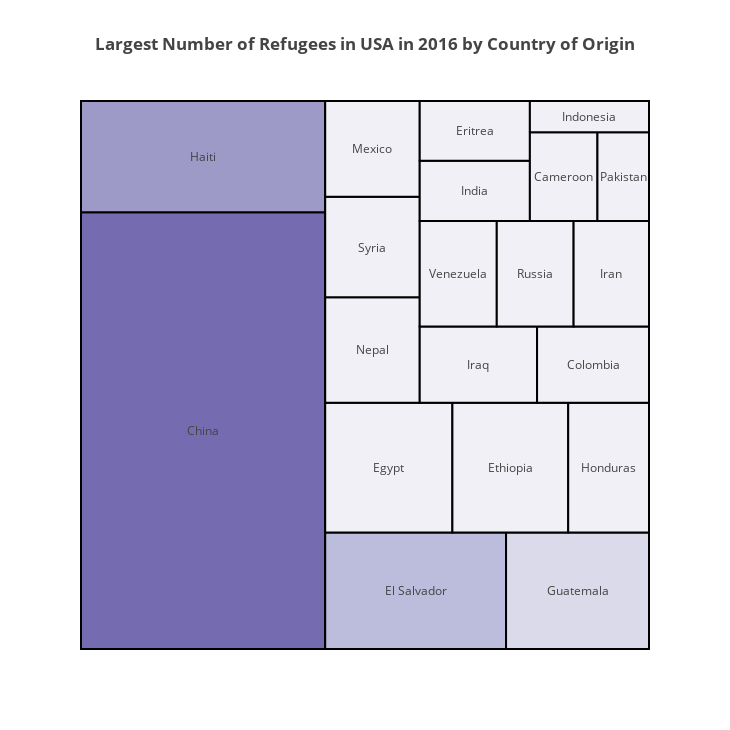

The notebook cell this image was saved under:
### Code cell
import plotly.plotly as py
import plotly.graph_objs as go

import squarify

x = 0.
y = 0.
width = 100.
height = 100.

values = df_map2016['Total Refugees'].tolist()
countries = df_map2016['Country or territory of origin'].tolist()

normed = squarify.normalize_sizes(values, width, height)
rects = squarify.squarify(normed, x, y, width, height)

color_brewer = ['rgb(117,107,177)', 'rgb(158,154,200)', 'rgb(188,189,220)', 'rgb(218,218,235)',
    'rgb(242,240,247)']

shapes = []
annotations = []
counter = 0
color_count = 0

for r in rects:
    shapes.append( 
        dict(
            type = 'rect', 
            x0 = r['x'], 
            y0 = r['y'], 
            x1 = r['x']+r['dx'], 
            y1 = r['y']+r['dy'],
            line = dict( width = 2 ),
            fillcolor = color_brewer[color_count]
        )
    )
        
    color_count += 1
    if color_count >= len(color_brewer):
        color_count = 4
        
    annotations.append(
        dict(
            x = r['x']+(r['dx']/2),
            y = r['y']+(r['dy']/2),
            text = countries[counter],
            showarrow = False
        )
    )
    counter = counter + 1
    if color_count >= len(color_brewer):
        color_count = 4

trace0 = go.Scatter(
    text = [ v for v in values ], 
    mode = 'text',
)
        
layout = go.Layout(
    title = go.layout.Title(
        text = '<b>Largest Number of Refugees in USA in 2016 by Country of Origin</b>'
    ),

    height=730, 
    width=730,
    xaxis=dict(visible=False),
    yaxis=dict(visible=False),
    shapes=shapes,
    
    annotations=annotations,
    hovermode='closest'

)

figure = dict(data=[trace0], layout=layout)
iplot(figure, filename='treemap')

### Figure 1 — Plotly figure (JSON) as saved in the notebook; plotly's stock layout.template omitted (floating-point values rounded to 4 significant figures)
{"data": [{"mode": "text", "text": ["72507", "18484", "14331", "11328", "11220", "10216", "7128", "6784", "6444", "6161", "6082", "5803", "5519", "5503", "5400", "4515", "4480", "4085", "3118", "2524"], "type": "scatter", "uid": "90fc9192-5db6-4ac0-9612-972cd28d1e0f"}], "layout": {"annotations": [{"showarrow": false, "text": "China", "x": 21.5, "y": 39.84}, {"showarrow": false, "text": "Haiti", "x": 21.5, "y": 89.84}, {"showarrow": false, "text": "El Salvador", "x": 58.91, "y": 10.63}, {"showarrow": false, "text": "Guatemala", "x": 87.42, "y": 10.63}, {"showarrow": false, "text": "Egypt", "x": 54.19, "y": 33.11}, {"showarrow": false, "text": "Ethiopia", "x": 75.58, "y": 33.11}, {"showarrow": false, "text": "Honduras", "x": 92.89, "y": 33.11}, {"showarrow": false, "text": "Nepal", "x": 51.32, "y": 54.58}, {"showarrow": false, "text": "Syria", "x": 51.32, "y": 73.36}, {"showarrow": false, "text": "Mexico", "x": 51.32, "y": 91.25}, {"showarrow": false, "text": "Iraq", "x": 69.96, "y": 51.9}, {"showarrow": false, "text": "Colombia", "x": 90.15, "y": 51.9}, {"showarrow": false, "text": "Venezuela", "x": 66.42, "y": 68.47}, {"showarrow": false, "text": "Russia", "x": 79.96, "y": 68.47}, {"showarrow": false, "text": "Iran", "x": 93.36, "y": 68.47}, {"showarrow": false, "text": "India", "x": 69.33, "y": 83.58}, {"showarrow": false, "text": "Eritrea", "x": 69.33, "y": 94.54}, {"showarrow": false, "text": "Cameroon", "x": 84.98, "y": 86.2}, {"showarrow": false, "text": "Pakistan", "x": 95.46, "y": 86.2}, {"showarrow": false, "text": "Indonesia", "x": 89.51, "y": 97.16}], "height": 730, "hovermode": "closest", "shapes": [{"fillcolor": "rgb(117,107,177)", "line": {"width": 2}, "type": "rect", "x0": 0, "x1": 42.99, "y0": 0, "y1": 79.69}, {"fillcolor": "rgb(158,154,200)", "line": {"width": 2}, "type": "rect", "x0": 0, "x1": 42.99, "y0": 79.69, "y1": 100}, {"fillcolor": "rgb(188,189,220)", "line": {"width": 2}, "type": "rect", "x0": 42.99, "x1": 74.83, "y0": 0, "y1": 21.27}, {"fillcolor": "rgb(218,218,235)", "line": {"width": 2}, "type": "rect", "x0": 74.83, "x1": 100, "y0": 0, "y1": 21.27}, {"fillcolor": "rgb(242,240,247)", "line": {"width": 2}, "type": "rect", "x0": 42.99, "x1": 65.39, "y0": 21.27, "y1": 44.95}, {"fillcolor": "rgb(242,240,247)", "line": {"width": 2}, "type": "rect", "x0": 65.39, "x1": 85.77, "y0": 21.27, "y1": 44.95}, {"fillcolor": "rgb(242,240,247)", "line": {"width": 2}, "type": "rect", "x0": 85.77, "x1": 100.0, "y0": 21.27, "y1": 44.95}, {"fillcolor": "rgb(242,240,247)", "line": {"width": 2}, "type": "rect", "x0": 42.99, "x1": 59.64, "y0": 44.95, "y1": 64.21}, {"fillcolor": "rgb(242,240,247)", "line": {"width": 2}, "type": "rect", "x0": 42.99, "x1": 59.64, "y0": 64.21, "y1": 82.51}, {"fillcolor": "rgb(242,240,247)", "line": {"width": 2}, "type": "rect", "x0": 42.99, "x1": 59.64, "y0": 82.51, "y1": 100}, {"fillcolor": "rgb(242,240,247)", "line": {"width": 2}, "type": "rect", "x0": 59.64, "x1": 80.29, "y0": 44.95, "y1": 58.86}, {"fillcolor": "rgb(242,240,247)", "line": {"width": 2}, "type": "rect", "x0": 80.29, "x1": 100.0, "y0": 44.95, "y1": 58.86}, {"fillcolor": "rgb(242,240,247)", "line": {"width": 2}, "type": "rect", "x0": 59.64, "x1": 73.2, "y0": 58.86, "y1": 78.08}, {"fillcolor": "rgb(242,240,247)", "line": {"width": 2}, "type": "rect", "x0": 73.2, "x1": 86.73, "y0": 58.86, "y1": 78.08}, {"fillcolor": "rgb(242,240,247)", "line": {"width": 2}, "type": "rect", "x0": 86.73, "x1": 100, "y0": 58.86, "y1": 78.08}, {"fillcolor": "rgb(242,240,247)", "line": {"width": 2}, "type": "rect", "x0": 59.64, "x1": 79.03, "y0": 78.08, "y1": 89.08}, {"fillcolor": "rgb(242,240,247)", "line": {"width": 2}, "type": "rect", "x0": 59.64, "x1": 79.03, "y0": 89.08, "y1": 100}, {"fillcolor": "rgb(242,240,247)", "line": {"width": 2}, "type": "rect", "x0": 79.03, "x1": 90.92, "y0": 78.08, "y1": 94.31}, {"fillcolor": "rgb(242,240,247)", "line": {"width": 2}, "type": "rect", "x0": 90.92, "x1": 100, "y0": 78.08, "y1": 94.31}, {"fillcolor": "rgb(242,240,247)", "line": {"width": 2}, "type": "rect", "x0": 79.03, "x1": 100.0, "y0": 94.31, "y1": 100.0}], "title": {"text": "<b>Largest Number of Refugees in USA in 2016 by Country of Origin</b>"}, "width": 730, "xaxis": {"visible": false}, "yaxis": {"visible": false}}}
